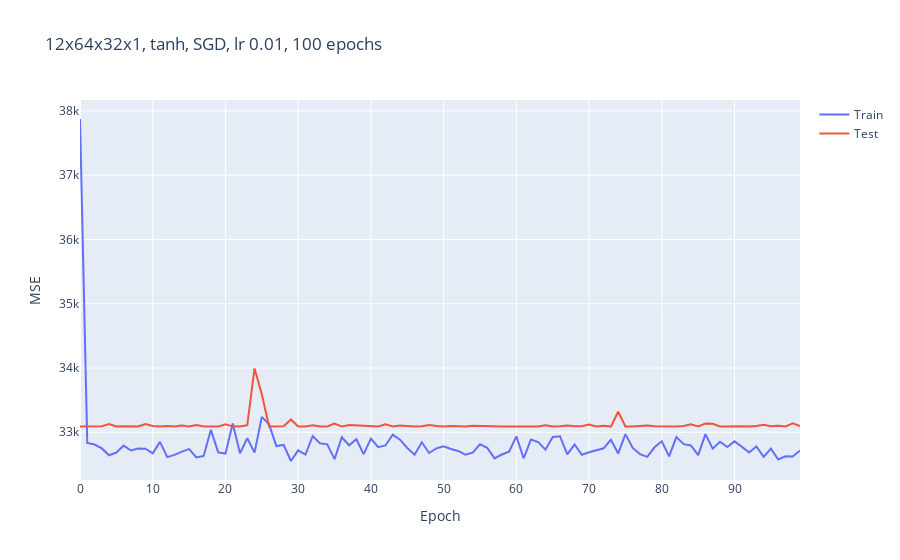

Notebook cell for this chart:
### Code cell
fig = go.Figure()

fig.add_trace(go.Scatter(
    x=list(range(len(training_losses))),
    y=training_losses,
    name="Train"))
fig.add_trace(go.Scatter(
    x=list(range(len(training_losses))),
    y=testing_losses,
    name="Test"
))

fig.update_layout(
    title='12x64x32x1, tanh, SGD, lr 0.01, 100 epochs',
    xaxis_title="Epoch",
    yaxis_title="MSE"
)

fig.show()
